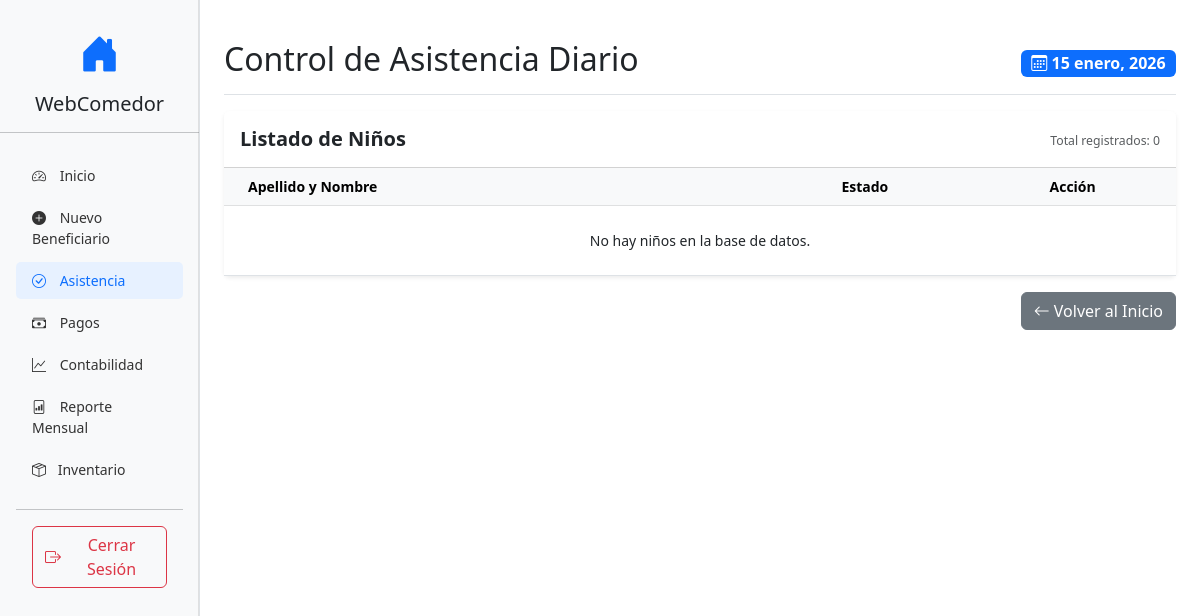
Before: /asistencia/gestion/ (signed in) with the older database file.
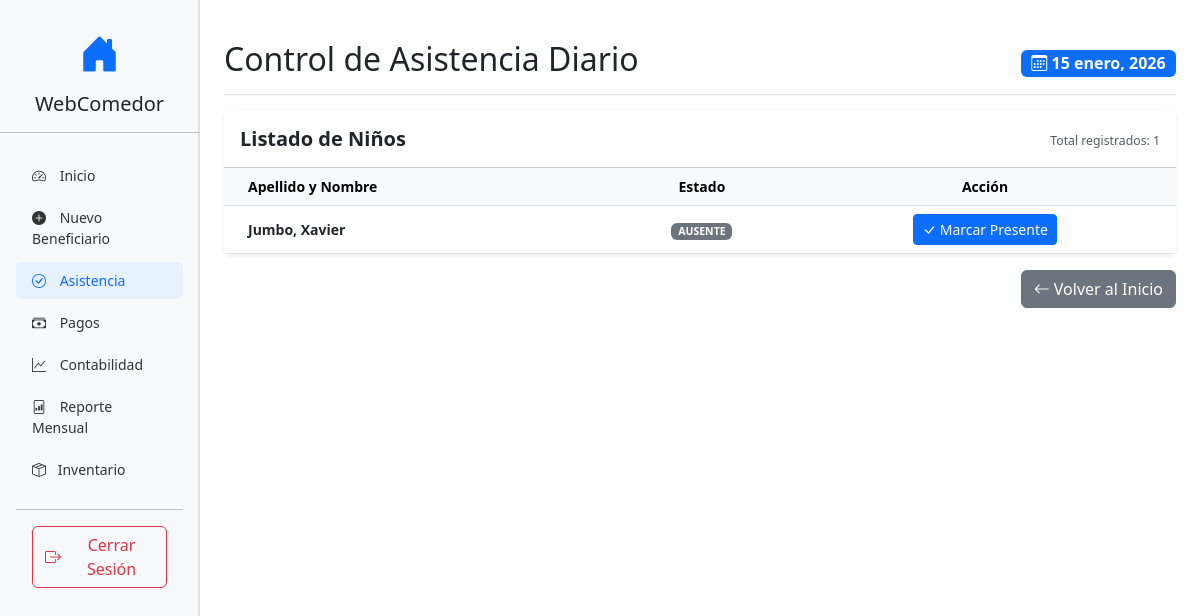
After: the same page with the newer database file.
### beneficiarios/models.py (models this page shows, shortened)
class Beneficiary(models.Model):
    representative = models.ForeignKey(
        Representative,
        on_delete=models.PROTECT,
        related_name='representados',
        verbose_name="Representante"
    )
    nombre = models.CharField(max_length=100, verbose_name="Nombres")
    apellidos = models.CharField(max_length=100, verbose_name="Apellidos")
    ci = models.CharField(max_length=20, unique=True, verbose_name="Cédula de Identidad")
    nacimiento = models.DateField(verbose_name="Fecha de Nacimiento")
    nacionalidad = models.CharField(max_length=50, default="Ecuatoriana")
    direccion = models.TextField(verbose_name="Dirección Domiciliaria")
    contacto = models.CharField(max_length=50, verbose_name="Teléfono de Contacto")
    monthly_fee = models.DecimalField(max_digits=10, decimal_places=2, default=0.00, verbose_name="Cuota Mensual")
    active = models.BooleanField(default=True, verbose_name="Activo")
    created_at = models.DateTimeField(auto_now_add=True, verbose_name="Fecha de Registro")
    class Meta:
        verbose_name = "Beneficiario"
        verbose_name_plural = "Beneficiarios"
        ordering = ['apellidos', 'nombre']

### asistencia/views.py (the view)
# urls.py: path('gestion/', views.gestion_asistencia, name='gestion_asistencia'),
@login_required
def gestion_asistencia(request):
    hoy = date.today()
    niños = Beneficiary.objects.all().order_by('apellidos')
    asistencias_hoy = Attendance.objects.filter(fecha=hoy).values_list('beneficiary_id', flat=True)
    context = {
        'niños': niños,
        'asistencias_hoy': asistencias_hoy,
        'hoy': hoy,
    }
    return render(request, 'asistencia/gestion.html', context)

### templates/asistencia/gestion.html
{% extends 'base.html' %}
{% block content %}
<div class="pt-3 pb-2 mb-3 border-bottom d-flex justify-content-between align-items-center">
    <h1 class="h2">Control de Asistencia Diario</h1>
    <div class="badge bg-primary fs-6">
        <i class="bi bi-calendar3"></i> {{ hoy|date:"d F, Y" }}
    </div>
</div>
<div class="card shadow-sm border-0 card-asistencia">
    <div class="card-header bg-white py-3">
        <div class="row align-items-center">
            <div class="col">
                <h5 class="mb-0 fw-bold">Listado de Niños</h5>
            </div>
            <div class="col text-end">
                <small class="text-muted">Total registrados: {{ niños.count }}</small>
            </div>
        </div>
    </div>
    <div class="card-body p-0">
        <div class="table-responsive">
            <table class="table table-hover align-middle mb-0">
                <thead class="table-light">
                    <tr>
                        <th class="ps-4">Apellido y Nombre</th>
                        <th class="text-center">Estado</th>
                        <th class="text-center">Acción</th>
                    </tr>
                </thead>
                <tbody>
                    {% for niño in niños %}
                    <tr>
                        <td class="ps-4">
                            <span class="fw-bold">{{ niño.apellidos }}, {{ niño.nombre }}</span>
                        </td>
                        <td class="text-center">
                            {% if niño.id in asistencias_hoy %}
                                <span class="badge bg-success text-uppercase">Presente</span>
                            {% else %}
                                <span class="badge bg-secondary text-uppercase">Ausente</span>
                            {% endif %}
                        </td>
                        <td class="text-center">
                            {% if niño.id in asistencias_hoy %}
                                {% if perms.asistencia.delete_attendance %}
                                    <a href="{% url 'desmarcar_asistencia' niño.id %}?next=gestion" class="btn btn-sm btn-outline-danger">
                                        <i class="bi bi-x-circle"></i> Quitar
                                    </a>
                                {% else %}
                                    <small class="text-muted">Sin permisos para quitar</small>
                                {% endif %}
                            {% else %}
                                {% if perms.asistencia.add_attendance %}
                                    <a href="{% url 'marcar_asistencia' niño.id %}?next=gestion" class="btn btn-sm btn-primary">
                                        <i class="bi bi-check-lg"></i> Marcar Presente
                                    </a>
                                {% else %}
                                    <small class="text-muted">Solo lectura</small>
                                {% endif %}
                            {% endif %}
                        </td>
                    </tr>
                    {% empty %}
                    <tr>
                        <td colspan="3" class="text-center py-4">No hay niños en la base de datos.</td>
                    </tr>
                    {% endfor %}
                </tbody>
            </table>
        </div>
    </div>
</div>
<div class="mt-3 text-end">
    <a href="{% url 'dashboard' %}" class="btn btn-secondary">
        <i class="bi bi-arrow-left"></i> Volver al Inicio
    </a>
</div>
{% endblock %}

Changed rows visible on the page:
added Beneficiary: apellidos "Jumbo", nombre "Xavier", shows "AUSENTE", shows "Marcar Presente"
Other visible differences:
{{ niños.count }}: "0" → "1"
text no longer shown: "No hay niños en la base de datos."
